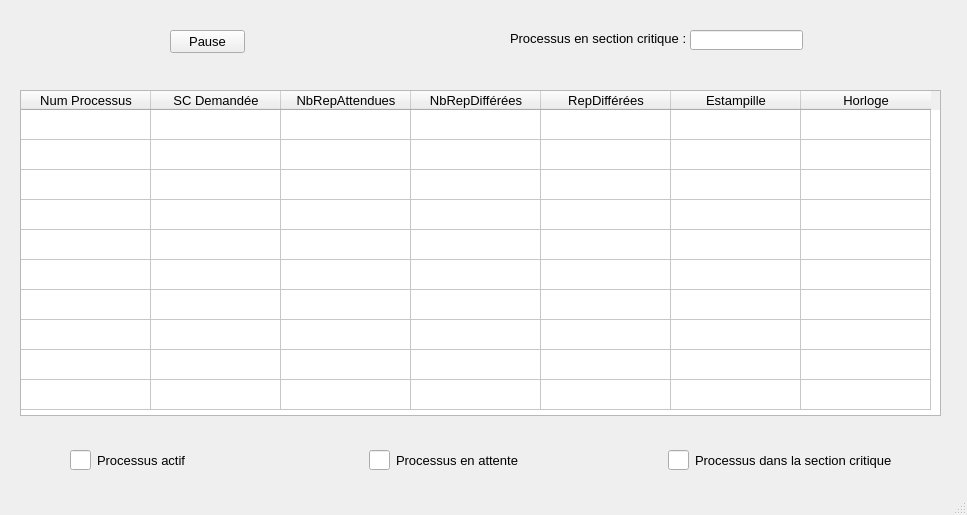
<?xml version="1.0" encoding="UTF-8"?>
<ui version="4.0">
 <class>MainWindow</class>
 <widget class="QMainWindow" name="MainWindow">
  <property name="geometry">
   <rect>
    <x>0</x>
    <y>0</y>
    <width>967</width>
    <height>515</height>
   </rect>
  </property>
  <property name="windowTitle">
   <string>MainWindow</string>
  </property>
  <widget class="QWidget" name="centralwidget">
   <widget class="QTableWidget" name="tableWidget">
    <property name="geometry">
     <rect>
      <x>20</x>
      <y>90</y>
      <width>921</width>
      <height>326</height>
     </rect>
    </property>
    <property name="font">
     <font>
      <pointsize>10</pointsize>
     </font>
    </property>
    <property name="verticalScrollBarPolicy">
     <enum>Qt::ScrollBarAlwaysOff</enum>
    </property>
    <property name="horizontalScrollBarPolicy">
     <enum>Qt::ScrollBarAlwaysOff</enum>
    </property>
    <property name="sizeAdjustPolicy">
     <enum>QAbstractScrollArea::AdjustToContents</enum>
    </property>
    <property name="selectionMode">
     <enum>QAbstractItemView::NoSelection</enum>
    </property>
    <property name="selectionBehavior">
     <enum>QAbstractItemView::SelectItems</enum>
    </property>
    <property name="textElideMode">
     <enum>Qt::ElideMiddle</enum>
    </property>
    <attribute name="horizontalHeaderVisible">
     <bool>true</bool>
    </attribute>
    <attribute name="horizontalHeaderCascadingSectionResizes">
     <bool>false</bool>
    </attribute>
    <attribute name="horizontalHeaderDefaultSectionSize">
     <number>130</number>
    </attribute>
    <attribute name="verticalHeaderVisible">
     <bool>false</bool>
    </attribute>
    <row>
     <property name="text">
      <string>1</string>
     </property>
    </row>
    <row>
     <property name="text">
      <string>2</string>
     </property>
    </row>
    <row>
     <property name="text">
      <string>3</string>
     </property>
    </row>
    <row>
     <property name="text">
      <string>4</string>
     </property>
    </row>
    <row>
     <property name="text">
      <string>5</string>
     </property>
    </row>
    <row>
     <property name="text">
      <string>6</string>
     </property>
    </row>
    <row>
     <property name="text">
      <string>7</string>
     </property>
    </row>
    <row>
     <property name="text">
      <string>8</string>
     </property>
    </row>
    <row>
     <property name="text">
      <string>9</string>
     </property>
    </row>
    <row>
     <property name="text">
      <string>10</string>
     </property>
    </row>
    <column>
     <property name="text">
      <string>Num Processus</string>
     </property>
    </column>
    <column>
     <property name="text">
      <string>SC Demandée</string>
     </property>
    </column>
    <column>
     <property name="text">
      <string>NbRepAttendues</string>
     </property>
    </column>
    <column>
     <property name="text">
      <string>NbRepDifférées</string>
     </property>
    </column>
    <column>
     <property name="text">
      <string>RepDifférées</string>
     </property>
    </column>
    <column>
     <property name="text">
      <string>Estampille</string>
     </property>
    </column>
    <column>
     <property name="text">
      <string>Horloge</string>
     </property>
    </column>
   </widget>
   <widget class="QLabel" name="label">
    <property name="geometry">
     <rect>
      <x>510</x>
      <y>30</y>
      <width>181</width>
      <height>16</height>
     </rect>
    </property>
    <property name="font">
     <font>
      <pointsize>10</pointsize>
     </font>
    </property>
    <property name="text">
     <string>Processus en section critique :</string>
    </property>
   </widget>
   <widget class="QLineEdit" name="lineEdit">
    <property name="geometry">
     <rect>
      <x>690</x>
      <y>30</y>
      <width>113</width>
      <height>20</height>
     </rect>
    </property>
    <property name="font">
     <font>
      <pointsize>10</pointsize>
     </font>
    </property>
    <property name="alignment">
     <set>Qt::AlignCenter</set>
    </property>
   </widget>
   <widget class="QPushButton" name="pushButton">
    <property name="geometry">
     <rect>
      <x>170</x>
      <y>30</y>
      <width>75</width>
      <height>23</height>
     </rect>
    </property>
    <property name="font">
     <font>
      <pointsize>10</pointsize>
     </font>
    </property>
    <property name="text">
     <string>Pause</string>
    </property>
   </widget>
   <widget class="QWidget" name="horizontalLayoutWidget">
    <property name="geometry">
     <rect>
      <x>70</x>
      <y>430</y>
      <width>891</width>
      <height>61</height>
     </rect>
    </property>
    <layout class="QHBoxLayout" name="horizontalLayout">
     <property name="sizeConstraint">
      <enum>QLayout::SetNoConstraint</enum>
     </property>
     <item>
      <layout class="QHBoxLayout" name="horizontalLayout_4">
       <item>
        <layout class="QHBoxLayout" name="horizontalLayout_7">
         <item>
          <widget class="QLineEdit" name="actif">
           <property name="maximumSize">
            <size>
             <width>21</width>
             <height>20</height>
            </size>
           </property>
           <property name="font">
            <font>
             <pointsize>10</pointsize>
            </font>
           </property>
           <property name="alignment">
            <set>Qt::AlignCenter</set>
           </property>
          </widget>
         </item>
        </layout>
       </item>
       <item>
        <layout class="QHBoxLayout" name="horizontalLayout_21">
         <item>
          <widget class="QLabel" name="label_2">
           <property name="minimumSize">
            <size>
             <width>211</width>
             <height>16</height>
            </size>
           </property>
           <property name="font">
            <font>
             <pointsize>10</pointsize>
            </font>
           </property>
           <property name="text">
            <string>Processus actif</string>
           </property>
          </widget>
         </item>
        </layout>
       </item>
      </layout>
     </item>
     <item>
      <layout class="QHBoxLayout" name="horizontalLayout_6">
       <item>
        <layout class="QHBoxLayout" name="horizontalLayout_11">
         <item>
          <widget class="QLineEdit" name="attente">
           <property name="maximumSize">
            <size>
             <width>21</width>
             <height>20</height>
            </size>
           </property>
           <property name="font">
            <font>
             <pointsize>10</pointsize>
            </font>
           </property>
           <property name="alignment">
            <set>Qt::AlignCenter</set>
           </property>
          </widget>
         </item>
        </layout>
       </item>
       <item>
        <layout class="QHBoxLayout" name="horizontalLayout_12">
         <item>
          <widget class="QLabel" name="label_3">
           <property name="minimumSize">
            <size>
             <width>211</width>
             <height>16</height>
            </size>
           </property>
           <property name="font">
            <font>
             <pointsize>10</pointsize>
            </font>
           </property>
           <property name="text">
            <string>Processus en attente</string>
           </property>
          </widget>
         </item>
        </layout>
       </item>
      </layout>
     </item>
     <item>
      <layout class="QHBoxLayout" name="horizontalLayout_5">
       <item>
        <layout class="QHBoxLayout" name="horizontalLayout_13">
         <item>
          <widget class="QLineEdit" name="critique">
           <property name="maximumSize">
            <size>
             <width>21</width>
             <height>20</height>
            </size>
           </property>
           <property name="font">
            <font>
             <pointsize>10</pointsize>
            </font>
           </property>
           <property name="alignment">
            <set>Qt::AlignCenter</set>
           </property>
          </widget>
         </item>
        </layout>
       </item>
       <item>
        <layout class="QHBoxLayout" name="horizontalLayout_14">
         <item>
          <widget class="QLabel" name="label_4">
           <property name="minimumSize">
            <size>
             <width>211</width>
             <height>16</height>
            </size>
           </property>
           <property name="font">
            <font>
             <pointsize>10</pointsize>
            </font>
           </property>
           <property name="text">
            <string>Processus dans la section critique</string>
           </property>
          </widget>
         </item>
        </layout>
       </item>
      </layout>
     </item>
    </layout>
   </widget>
  </widget>
  <widget class="QMenuBar" name="menubar">
   <property name="geometry">
    <rect>
     <x>0</x>
     <y>0</y>
     <width>967</width>
     <height>21</height>
    </rect>
   </property>
  </widget>
  <widget class="QStatusBar" name="statusbar"/>
 </widget>
 <resources/>
 <connections/>
</ui>
